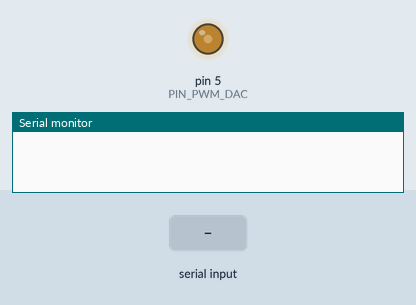
Recording of a sketch running on a simulated Arduino Uno, built with avr-gcc and run on an emulated ATmega328P. On the bench: output pins drawn as LEDs (lit = HIGH), the last lines printed to the serial monitor. Inputs (shaded band) come from the test bench.

Above: at 1.2 s.
1.3 s: "i90\n" received over Serial
2.8 s: "i,45\n" received over Serial
At 4.62 s:
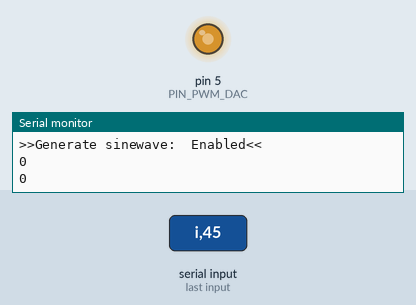
5.8 s: "s90\n" received over Serial
8.8 s: "i" received over Serial
Timing chart, 0 to 11.3 s (numbered marks = the images above; inputs shaded):
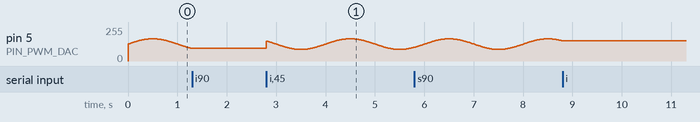

Measured:
- after the input at 1.3 s, pin 5 (PIN_PWM_DAC): stops changing and stays 95/255
- after the input at 8.8 s, pin 5 (PIN_PWM_DAC): stops changing and stays 151/255
- by itself, pin 5 (PIN_PWM_DAC): rises from 0/255 to 167/255 in 0.45 s, then falls to 95/255 in 0.84 s

The sketch:

arduino-fun.ino
```cpp
#define BITRATE 38400
#define CHANNELS 6
#define MODE_RAW 0
#define MODE_VOLTAGE 1
#define PIN_PWM_DAC 5

int samples[CHANNELS];
bool stream = false;
bool sample_analogs = false;
bool generate_sine_wave = true;
int mode = MODE_RAW;
uint8_t duty_cycle = 0;
uint8_t duty_cycle_written = 0;
uint16_t loops = 0;


void setup() {
  // enable serial communication
  Serial.begin(BITRATE);

  // start all analog sample values at 0
  for (int i = 0; i < CHANNELS; i++) {
    samples[i] = 0;
  }
}

void send_all_channels() {

  for (int i = 0; i < CHANNELS; i++) {
    if (i > 0) Serial.print(",");
    send_channel(i);
  }

  Serial.println();
}

void send_channel(int channel_number) {
  if (mode == MODE_VOLTAGE) {
    Serial.print(samples[channel_number] / 1023.0 * 5.0);
  }

  if (mode == MODE_RAW) {
    Serial.print(samples[channel_number]);
  }
}

void update_duty_cycle() {

  if (generate_sine_wave) {
    unsigned long current_millis = millis();

    //
    // auto amplitude = 122.5;
    auto amplitude = 40;
    // auto frequency = 0.25;
    auto frequency = 0.5;
    // auto frequency = 1;


    duty_cycle = (uint8_t)next_sine_value(amplitude, frequency, current_millis, 127.5, 0.0);
    // Serial.print(duty_cycle);
    // Serial.println(",0,255");
    if (duty_cycle_written != duty_cycle) {
      duty_cycle_written = duty_cycle;
      analogWrite(PIN_PWM_DAC, duty_cycle);
    }
  } else {
    if (loops == 0) duty_cycle += 1;
    if (duty_cycle_written != duty_cycle) {
      duty_cycle_written = duty_cycle;
      Serial.print(">>Duty Cycle Now: ");
      Serial.println(duty_cycle);
      analogWrite(PIN_PWM_DAC, duty_cycle);
    }
  }
}

void update_analogs() {
  // sample analog to digital converters
  if (sample_analogs) {
    for (int i = 0; i < CHANNELS; i++) {
      samples[i] = analogRead(i);
    }
  }
}

// Function to calculate the next sine wave value
float next_sine_value(float amplitude, float frequency, unsigned long timeMillis, float offset, float phaseShift) {
  float timeSeconds = timeMillis / 1000.0;
  float sineValue = amplitude * sin(2 * PI * frequency * timeSeconds + phaseShift) + offset;

  // Clamp the value between the limits
  if (sineValue > 250) {
    sineValue = 250;
  } else if (sineValue < 5) {
    sineValue = 5;
  }

  return sineValue;
}

void process_serial_data() {
  char command;

  // check if a command byte has arrived from serial
  if (Serial.available()) {
    command = Serial.read();

    // if received 0 to 5 return AD converter value of that channel
    if (command >= '0' && command <= '5') {
      int channel_to_read = command - '0';
      send_channel(channel_to_read);
      Serial.println();
    }

    // if an a is received toggle the sampling of analogs
    if (command == 'a') {
      sample_analogs = !sample_analogs;
      Serial.print(">>Sampling analogs: ");
      if (sample_analogs) {
        Serial.println(" Enabled<<");
      } else {
        Serial.println(" Disabled<<");
      }
    }

    // if a ? is received send all channels tab delimited?
    if (command == '?') {
      send_all_channels();
    }

    // if command is i toggle sine wave streaming mode
    if (command == 'i') {
      generate_sine_wave = !generate_sine_wave;
      Serial.print(">>Generate sinewave: ");
      if (generate_sine_wave) {
        Serial.println(" Enabled<<");
      } else {
        Serial.println(" Disabled<<");
      }
    }


    // toggle streaming of analog values
    if (command == 's') {
      stream = !stream;
      if (stream) {
        Serial.println(">>Stream Enabled<<");
      } else {
        Serial.println(">>Stream Disabled<<");
      }
    }

    // change mode from volts to raw
    if (command == 'm') {
      mode = (mode - 1) * -1;
      Serial.print(">>Switched to mode: ");
      Serial.print(mode);
      Serial.println("<<");
    }

    // manually increment duty cycle
    if (command == 'd') {
      duty_cycle += 1;
    }
  }
}

void stream_analogs() {
  if (stream) {
    send_all_channels();
  }
}

void loop() {
  loops += 1;
  update_duty_cycle();
  update_analogs();
  process_serial_data();
  stream_analogs();
}
```
